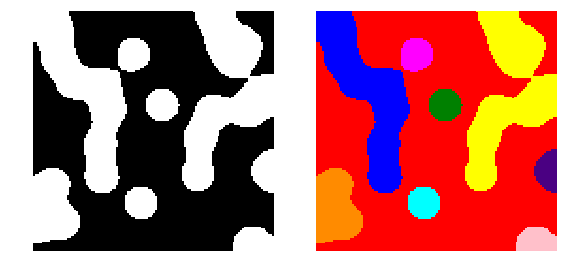

Source code (Python):
# -*- coding: utf-8 -*-
"""
Created on Tue May 22 05:00:21 2018

@author: IEVN
"""

import numpy as np
import scipy.ndimage as ndi
from skimage import measure,color
import matplotlib.pyplot as plt

#编写一个函数来生成原始二值图像
def microstructure(l=256):
    n = 5
    x, y = np.ogrid[0:l, 0:l]  #生成网络
    mask = np.zeros((l, l))
    generator = np.random.RandomState(1)  #随机数种子
    points = l * generator.rand(2, n**2)
    mask[(points[0]).astype(np.int), (points[1]).astype(np.int)] = 1
    mask = ndi.gaussian_filter(mask, sigma=l/(4.*n)) #高斯滤波
    return mask > mask.mean()

data = microstructure(l=128)*1 #生成测试图片

labels=measure.label(data,connectivity=2)  #8连通区域标记
dst=color.label2rgb(labels)  #根据不同的标记显示不同的颜色
print('regions number:',labels.max()+1)  #显示连通区域块数(从0开始标记)

fig, (ax1, ax2) = plt.subplots(1, 2, figsize=(8, 4))
ax1.imshow(data, plt.cm.gray, interpolation='nearest')
ax1.axis('off')
ax2.imshow(dst,interpolation='nearest')
ax2.axis('off')

fig.tight_layout()
plt.show()
